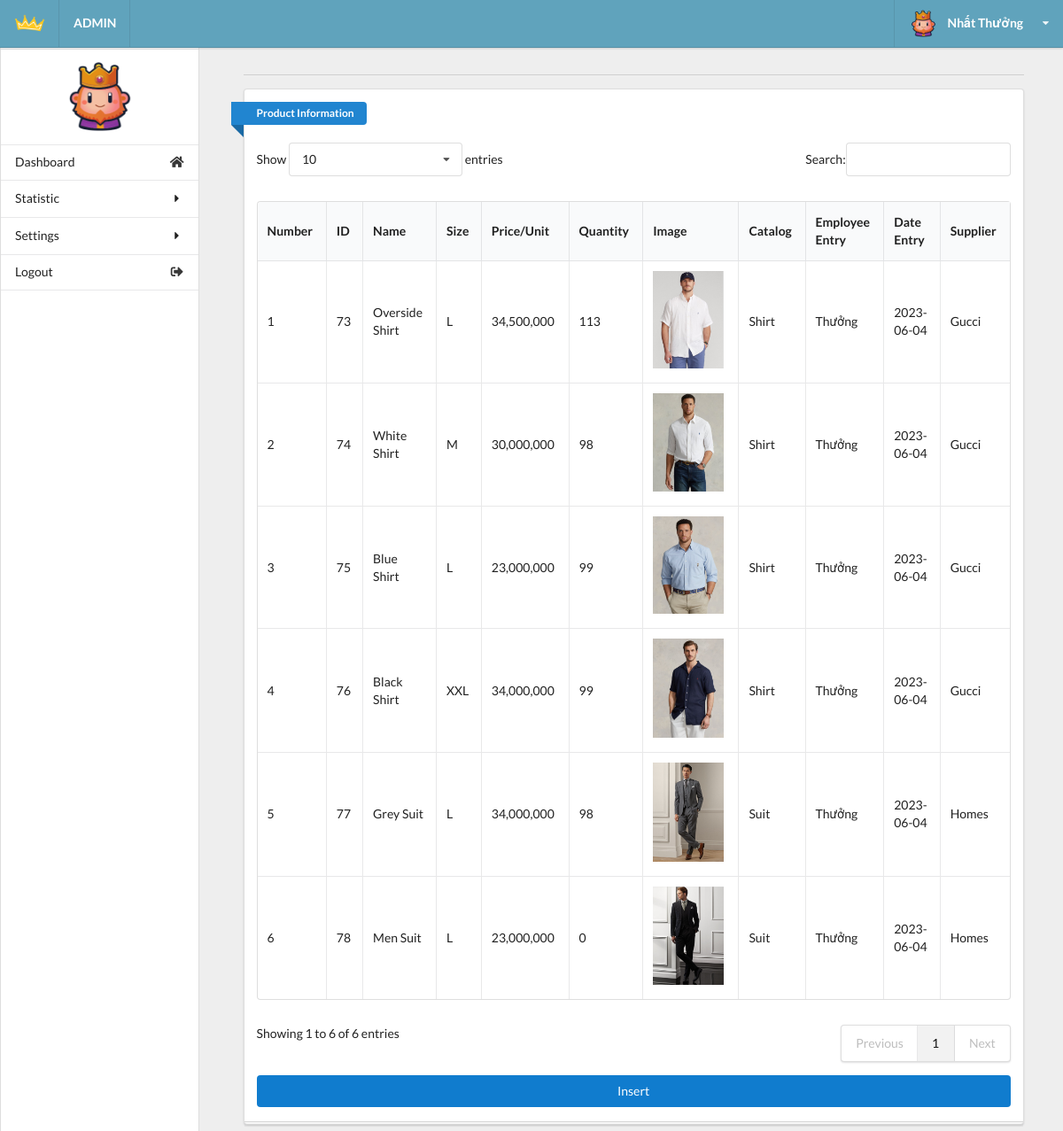
The page /admin/admin.php?act=product (signed in) on the database as committed earlier.
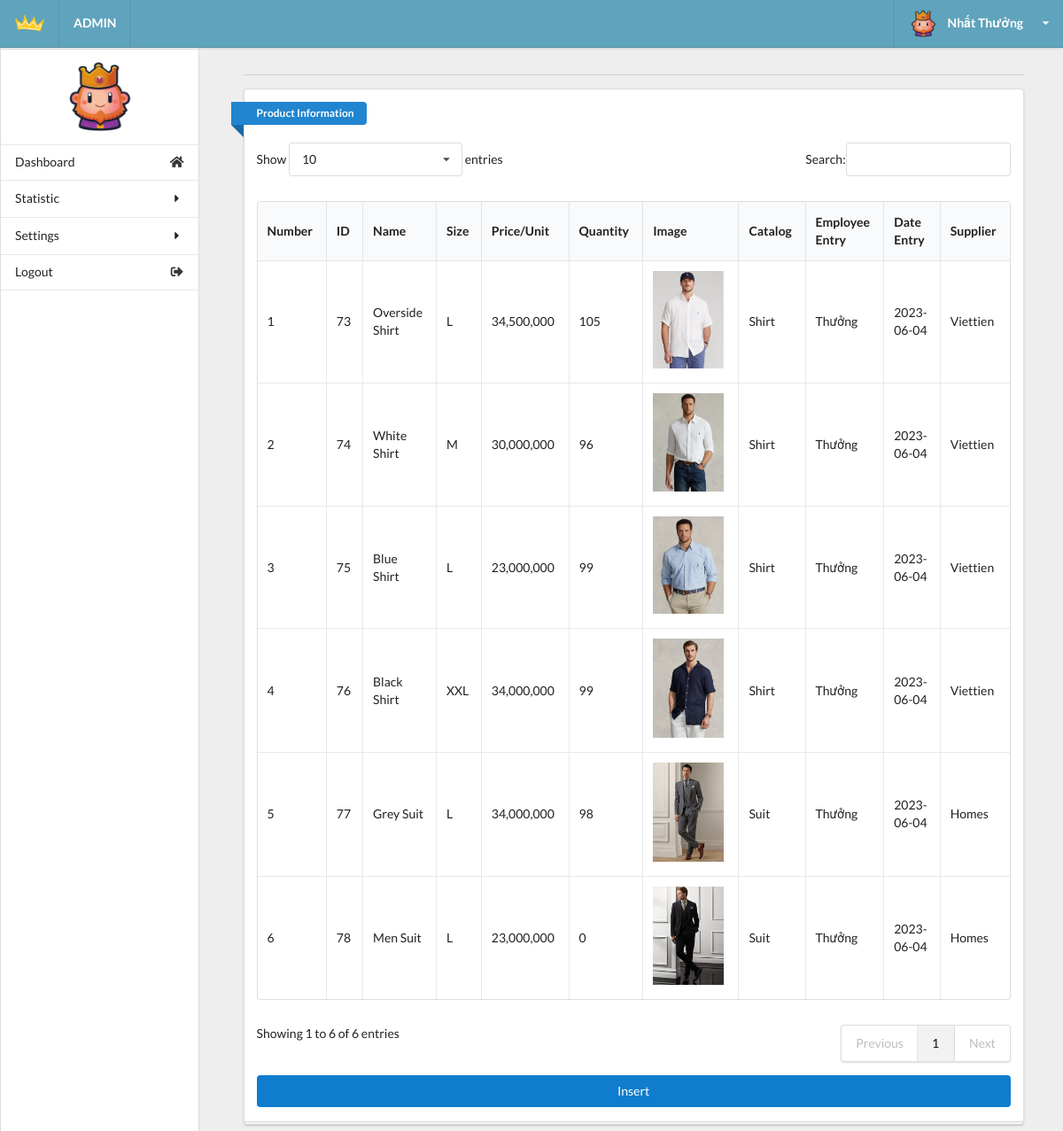
The same page on the database as committed later.
### tables this page shows
CREATE TABLE `tbl_product` (
  `id_product` int(6) NOT NULL,
  `product_name` varchar(255) NOT NULL,
  `quantity` int(11) NOT NULL DEFAULT 0,
  `product_img` varchar(50) NOT NULL,
  `product_prices` int(10) NOT NULL DEFAULT 0,
  `catalog_id` int(4) NOT NULL,
  `employee_entry` int(11) NOT NULL,
  `entry_date` date NOT NULL DEFAULT current_timestamp(),
  `sup_id` int(11) NOT NULL,
  `view` tinyint(4) NOT NULL DEFAULT 0,
  `special` tinyint(4) NOT NULL DEFAULT 0,
  `old_prices` int(11) NOT NULL DEFAULT 0,
  `description` varchar(255) NOT NULL,
  `size` varchar(5) NOT NULL DEFAULT 'L'
);

CREATE TABLE `tbl_catalog` (
  `id_catalog_k` int(4) NOT NULL,
  `catalog_name` varchar(50) NOT NULL,
  `prioritize` int(4) NOT NULL DEFAULT 0,
  `display_ctl` tinyint(1) NOT NULL DEFAULT 1
);

CREATE TABLE `tbl_user` (
  `id` int(11) NOT NULL,
  `name_us` varchar(50) DEFAULT NULL,
  `address_us` varchar(100) DEFAULT NULL,
  `email` varchar(50) NOT NULL,
  `user` varchar(20) NOT NULL,
  `password_us` varchar(20) NOT NULL,
  `role_us` tinyint(1) NOT NULL DEFAULT 0
);

CREATE TABLE `tbl_supplier` (
  `sup_id` int(11) NOT NULL,
  `sup_name` varchar(255) NOT NULL,
  `sup_address` varchar(255) NOT NULL,
  `sup_bank` int(11) NOT NULL,
  `sup_tax_code` int(11) NOT NULL
);

### model/productdb.php (called while the page is built, shortened)
<?php
function getall_product(){
    $conn=connectdb();
    $stmt = $conn->prepare("SELECT * FROM tbl_product");
    $stmt->execute();
    $kq=$stmt->fetchAll();
    return $kq;
}
?>

### model/catalogdb.php (called while the page is built, shortened)
<?php
function getall_catalog(){
  $conn=connectdb();
  $stmt = $conn->prepare("SELECT * FROM tbl_catalog");
  $stmt->execute();
  $kq=$stmt->fetchAll();
  return $kq;
}
?>

### model/userdb.php (called while the page is built, shortened)
<?php
function getall_user(){
    $conn=connectdb();
    $stmt = $conn->prepare("SELECT * FROM tbl_user");
    $stmt->execute();
    $kq=$stmt->fetchAll();
    return $kq;
}
?>

### model/supplierdb.php (called while the page is built, shortened)
<?php
function getall_supplier(){
    $conn=connectdb();
    $stmt = $conn->prepare("SELECT * FROM tbl_supplier");
    $stmt->execute();
    $kq=$stmt->fetchAll();
    return $kq;
}
?>

### admin/product.php (the view, shortened to what this page needs)
<div class="right floated thirteen wide computer sixteen wide phone column" id="content">
  <div class="ui container grid">
    <div class="row">
      <div class="fifteen wide computer sixteen wide phone centered column center-table">
        <div class="ui divider"></div>
        <div class="ui grid">
          <div class="sixteen wide computer sixteen wide phone centered column">
            <div class="ui stacked segment">
              <div class="ui blue ribbon icon label">Product Information</div>
              <br><br>
              <table id="example" class="ui celled table responsive nowrap unstackable" style="width:100%">
                <thead>
                  <tr>
                    <th>Number</th>
                    <th>ID</th>
                    <th>Name</th>
                    <th>Size</th>
                    <th>Price/Unit</th>
                    <th>Quantity</th>
                    <th>Image</th>
                    <th>Catalog</th>
                    <th>Employee Entry</th>
                    <th>Date Entry</th>
                    <th>Supplier</th>
                  </tr>
                </thead>
                <?php
                  if (isset($kq) && (count($kq) > 0)) {
                    $i = 1;
                    foreach ($kq as $product) {
                      $name = '';
                      foreach ($dmsp as $dm) {
                        if ($dm['id_catalog_k'] == $product['catalog_id']) {
                          $name = $dm['catalog_name'];
                          break;
                        }
                      }
                      $name_employee='';
                      foreach ($dmee as $us) {
                        if ($us['id'] == $product['employee_entry']) {
                          $name_employee = $us['name_us'];
                          break;
                        }
                      }
                      $name_supplier='';
                      foreach ($dmsup as $sup) {
                        if ($sup['sup_id'] == $product['sup_id']) {
                          $name_supplier = $sup['sup_name'];
                          break;
                        }
                      }
                      echo '
                        <tr>
                          <td>'.$i.'</td>
                          <td>'.$product['id_product'].'</td>
                          <td>'.$product['product_name'].'</td>
                          <td>'.$product['size'].'</td>
                          <td>'.number_format($product['product_prices']).'</td>
                          <td>'.$product['quantity'].'</td>
                          <td><img src="../uploads/'.$product['product_img'].'" width="80px"></td>
                          <td>'.$name.'</td>
                          <td>'.$name_employee.'</td>
                          <td>'.$product['entry_date'].'</td>
                          <td>'.$name_supplier.'</td>
                          <td>
                            <button  class="button-update"><a class="change-a" href="admin.php?act=updateform_product&id='.$product['id_product'].'">Update</a></button>
                            <button  class="button-delete"><a class="change-a" href="admin.php?act=del_product&id='.$product['id_product'].'">Delete</a></button>
                          </td>
                        </tr>';
                      $i++;
                    }
                  }
                ?>
              </table>
              <div>
                  <button  class="button-insert"><a class="change-a" href="admin.php?act=insert_product&id='1'">Insert</a></button>
              </div>
            </div>
          </div>
        </div>
      </div>
    </div>
  </div>
</div>
</div>
</body>
</html>

### admin/admin.php (shortened to what this page needs)
<?php
  if(isset($_SESSION['role'])&&$_SESSION['role']==1)
  {
        include("../model/productdb.php");
        include("../model/catalogdb.php");
        include("../model/userdb.php");
        include("../model/supplierdb.php");
        include("head.php");
      include("header.php");
      include("sidebar.php");
      if(isset($_GET['act']))
      {
        switch($_GET['act']){
          case 'product':
              $dmsp = getall_catalog();
              $dmee = getall_user();
              $dmsup = getall_supplier();
              $kq = getall_product();
              include("product.php");
              break;
        }
      }
    }
    else
    {
      header('location: login.php');
    }
?>

### admin/head.php (shortened to what this page needs)
<!DOCTYPE html>
<html lang="en">
<head>
  <link rel="stylesheet" href="vendors/fomantic-ui/semantic.min.css">
  <link rel="stylesheet" href="css/main.css">
  <link rel="stylesheet" href="vendors/chart.js/Chart.min.css">
</head>

### admin/header.php (shortened to what this page needs)
<body>
  <div class="ui grid">
    <div class="row">
      <div class="ui grid">
        <div class="computer only row">
          <div class="column">
            <div class="ui top fixed menu navcolor">
              <div class="item">
                <img src="images/logo.png" alt="SimpleIU">
              </div>
              <div class="left menu">
                <div class="nav item">
                  <strong class="navtext">ADMIN</strong>
                </div>
              </div>
              <div class="ui top pointing dropdown admindropdown link item right">
                <img class="imgrad" src="images/user.png" alt="">
                <span class="clear navtext"><strong>Nhất Thưởng</strong></span>
                <i class="dropdown icon navtext"></i>
              </div>
            </div>
          </div>
        </div>

### admin/sidebar.php (shortened to what this page needs)
<div class="computer only row">
  <div class="left floated three wide computer column" id="computersidebar">
    <div class="ui vertical fluid menu scrollable" id="simplefluid">
      <div class="item">
        <img src="images/user.png" id="sidebar-image">
      </div>
      <a class="item" href="admin.php?act=statistic"><i class="home icon"></i> Dashboard</a>
      <div class=" ui accordion simpleaccordion item">
        <div class="title titleaccordion item"><i class="dropdown icon"></i>Statistic</div>
      </div>
      <div class="ui accordion simpleaccordion item">
        <div class="title titleaccordion item"><i class="dropdown icon"></i> Settings</div>
      </div>
      <a href="admin.php?act=logout" class="item"><i class="sign out alternate icon"></i> Logout</a>
      <a class="item"></a>
    </div>
  </div>
</div>
</div>
</div>

### admin/css/main.css (style rules this page uses)
html, body { background-color: #eeeeee; height: 100%; width: 100%; margin: 0; padding: 0; }
.navcolor { background-color: #60a3bc !important; }
.navtext { color: #ffffff !important; }
.clear { margin: 0px 10px; }
.imgrad { border-radius: 50%; }
#sidebar-image { max-height: 90px; max-width: 90px; height: 90px; width: 90px; margin-left: auto; margin-right: auto; border-radius: 50%; }
#computersidebar { position: fixed; top: 1em; left: 0; padding: 0; bottom: 0; background-color: #FFF; }
.scrollable { overflow-y: auto; overflow-x: hidden; }
#simplefluid { height: 100%; border-bottom: 0 none !important; box-shadow: none; }
#content { top: 1em; }
.simpleaccordion { padding: unset !important; }
.titleaccordion { padding: 14px 16px !important; }
.button-insert { background-color: #107cce; border: none; color: white; width: 100%; margin-top: 15px; padding: 10px 40px; text-align: center; text-decoration: none; display: inline-block; border-radius: 4px; }
.change-a { color: white; width: 100%; }

Rows that differ between the two databases and show on the page:
changed tbl_product "Overside Shirt": quantity "113" → "105"; sup.sup_name "Gucci" → "Viettien"
changed tbl_product "White Shirt": quantity "98" → "96"; sup.sup_name "Gucci" → "Viettien"
changed through a linked row, tbl_product "Blue Shirt": sup.sup_name "Gucci" → "Viettien"
changed through a linked row, tbl_product "Black Shirt": sup.sup_name "Gucci" → "Viettien"
